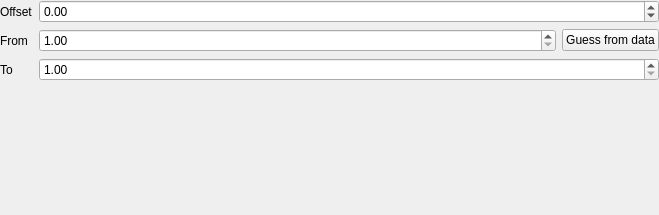
<?xml version="1.0" encoding="UTF-8"?>
<ui version="4.0">
 <class>TempoTransformOptionWidget</class>
 <widget class="QWidget" name="TempoTransformOptionWidget">
  <property name="geometry">
   <rect>
    <x>0</x>
    <y>0</y>
    <width>659</width>
    <height>215</height>
   </rect>
  </property>
  <property name="windowTitle">
   <string>Form</string>
  </property>
  <layout class="QVBoxLayout" name="verticalLayout">
   <property name="leftMargin">
    <number>0</number>
   </property>
   <property name="topMargin">
    <number>0</number>
   </property>
   <property name="rightMargin">
    <number>0</number>
   </property>
   <property name="bottomMargin">
    <number>0</number>
   </property>
   <item>
    <layout class="QGridLayout" name="gridLayout" columnstretch="0,10,0">
     <item row="2" column="0">
      <widget class="QLabel" name="label_2">
       <property name="text">
        <string>From</string>
       </property>
      </widget>
     </item>
     <item row="2" column="1">
      <widget class="QDoubleSpinBox" name="fromDoubleSpinBox">
       <property name="minimum">
        <double>1.000000000000000</double>
       </property>
       <property name="maximum">
        <double>99999.000000000000000</double>
       </property>
      </widget>
     </item>
     <item row="2" column="2">
      <widget class="QPushButton" name="guessSrcTempoButton">
       <property name="text">
        <string>Guess from data</string>
       </property>
      </widget>
     </item>
     <item row="3" column="0">
      <widget class="QLabel" name="label_3">
       <property name="text">
        <string>To</string>
       </property>
      </widget>
     </item>
     <item row="0" column="0">
      <widget class="QLabel" name="label">
       <property name="text">
        <string>Offset</string>
       </property>
      </widget>
     </item>
     <item row="0" column="1" colspan="2">
      <widget class="QDoubleSpinBox" name="offsetDoubleSpinBox">
       <property name="minimum">
        <double>-99999.000000000000000</double>
       </property>
       <property name="maximum">
        <double>99999.000000000000000</double>
       </property>
      </widget>
     </item>
     <item row="3" column="1" colspan="2">
      <widget class="QDoubleSpinBox" name="toDoubleSpinBox">
       <property name="minimum">
        <double>1.000000000000000</double>
       </property>
       <property name="maximum">
        <double>99999.000000000000000</double>
       </property>
      </widget>
     </item>
    </layout>
   </item>
   <item>
    <spacer name="verticalSpacer">
     <property name="orientation">
      <enum>Qt::Vertical</enum>
     </property>
     <property name="sizeHint" stdset="0">
      <size>
       <width>20</width>
       <height>179</height>
      </size>
     </property>
    </spacer>
   </item>
  </layout>
 </widget>
 <resources/>
 <connections/>
</ui>
